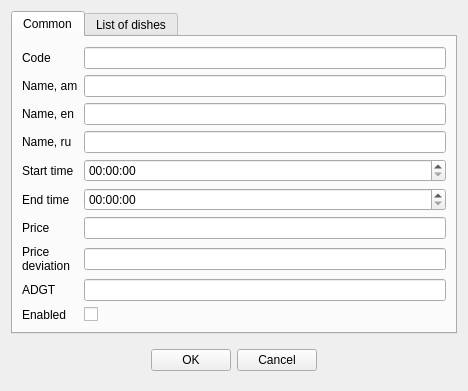
<?xml version="1.0" encoding="UTF-8"?>
<ui version="4.0">
 <class>RERestDishComplex</class>
 <widget class="QDialog" name="RERestDishComplex">
  <property name="geometry">
   <rect>
    <x>0</x>
    <y>0</y>
    <width>468</width>
    <height>369</height>
   </rect>
  </property>
  <property name="windowTitle">
   <string>Complex dish</string>
  </property>
  <layout class="QVBoxLayout" name="verticalLayout">
   <item>
    <widget class="QTabWidget" name="tabWidget">
     <property name="currentIndex">
      <number>0</number>
     </property>
     <widget class="QWidget" name="tab">
      <attribute name="title">
       <string>Common</string>
      </attribute>
      <layout class="QVBoxLayout" name="verticalLayout_2">
       <item>
        <layout class="QGridLayout" name="gridLayout">
         <item row="2" column="1">
          <widget class="EQLineEdit" name="leNameEn">
           <property name="Field" stdset="0">
            <string>f_en</string>
           </property>
          </widget>
         </item>
         <item row="0" column="1">
          <widget class="EQLineEdit" name="leCode">
           <property name="focusPolicy">
            <enum>Qt::NoFocus</enum>
           </property>
           <property name="readOnly">
            <bool>true</bool>
           </property>
           <property name="Field" stdset="0">
            <string>f_id</string>
           </property>
           <property name="PrimaryKey" stdset="0">
            <bool>true</bool>
           </property>
          </widget>
         </item>
         <item row="1" column="1">
          <widget class="EQLineEdit" name="leNameAm">
           <property name="Field" stdset="0">
            <string>f_am</string>
           </property>
          </widget>
         </item>
         <item row="6" column="1">
          <widget class="EQLineEdit" name="lePrice">
           <property name="Field" stdset="0">
            <string>f_price</string>
           </property>
          </widget>
         </item>
         <item row="4" column="1">
          <widget class="EQTimeEdit" name="teStart">
           <property name="Field" stdset="0">
            <string>f_startTime</string>
           </property>
          </widget>
         </item>
         <item row="5" column="1">
          <widget class="EQTimeEdit" name="teEnd">
           <property name="Field" stdset="0">
            <string>f_endTime</string>
           </property>
          </widget>
         </item>
         <item row="8" column="1">
          <widget class="EQLineEdit" name="lePriceDeviation">
           <property name="Field" stdset="0">
            <string>f_priceDeviation</string>
           </property>
          </widget>
         </item>
         <item row="1" column="0">
          <widget class="QLabel" name="label_2">
           <property name="text">
            <string>Name, am</string>
           </property>
          </widget>
         </item>
         <item row="2" column="0">
          <widget class="QLabel" name="label_7">
           <property name="text">
            <string>Name, en</string>
           </property>
          </widget>
         </item>
         <item row="0" column="0">
          <widget class="QLabel" name="label">
           <property name="text">
            <string>Code</string>
           </property>
          </widget>
         </item>
         <item row="4" column="0">
          <widget class="QLabel" name="label_3">
           <property name="text">
            <string>Start time</string>
           </property>
          </widget>
         </item>
         <item row="5" column="0">
          <widget class="QLabel" name="label_4">
           <property name="text">
            <string>End time</string>
           </property>
          </widget>
         </item>
         <item row="3" column="1">
          <widget class="EQLineEdit" name="leNameRu">
           <property name="Field" stdset="0">
            <string>f_ru</string>
           </property>
          </widget>
         </item>
         <item row="6" column="0">
          <widget class="QLabel" name="label_5">
           <property name="text">
            <string>Price</string>
           </property>
          </widget>
         </item>
         <item row="9" column="1">
          <widget class="EQLineEdit" name="leAdgt">
           <property name="Field" stdset="0">
            <string>f_adgt</string>
           </property>
          </widget>
         </item>
         <item row="3" column="0">
          <widget class="QLabel" name="label_8">
           <property name="text">
            <string>Name, ru</string>
           </property>
          </widget>
         </item>
         <item row="8" column="0">
          <widget class="QLabel" name="label_6">
           <property name="text">
            <string>Price
deviation</string>
           </property>
          </widget>
         </item>
         <item row="9" column="0">
          <widget class="QLabel" name="label_10">
           <property name="text">
            <string>ADGT</string>
           </property>
          </widget>
         </item>
         <item row="10" column="1">
          <widget class="EQCheckBox" name="chEnabled">
           <property name="text">
            <string/>
           </property>
           <property name="Field" stdset="0">
            <string>f_enabled</string>
           </property>
          </widget>
         </item>
         <item row="10" column="0">
          <widget class="QLabel" name="label_11">
           <property name="text">
            <string>Enabled</string>
           </property>
          </widget>
         </item>
        </layout>
       </item>
      </layout>
     </widget>
     <widget class="QWidget" name="tab_2">
      <attribute name="title">
       <string>List of dishes</string>
      </attribute>
      <layout class="QVBoxLayout" name="verticalLayout_3">
       <item>
        <widget class="QWidget" name="widget_2" native="true">
         <layout class="QHBoxLayout" name="horizontalLayout_2">
          <property name="leftMargin">
           <number>0</number>
          </property>
          <property name="topMargin">
           <number>0</number>
          </property>
          <property name="rightMargin">
           <number>0</number>
          </property>
          <property name="bottomMargin">
           <number>0</number>
          </property>
          <item>
           <widget class="EQLineEdit" name="leMenu">
            <property name="maximumSize">
             <size>
              <width>150</width>
              <height>16777215</height>
             </size>
            </property>
            <property name="readOnly">
             <bool>true</bool>
            </property>
            <property name="placeholderText">
             <string>Menu</string>
            </property>
            <property name="ShowButton" stdset="0">
             <bool>true</bool>
            </property>
           </widget>
          </item>
          <item>
           <widget class="EQLineEdit" name="leMenuCode"/>
          </item>
          <item>
           <widget class="EQLineEdit" name="leDishCode"/>
          </item>
          <item>
           <widget class="EQLineEdit" name="leDishName">
            <property name="readOnly">
             <bool>true</bool>
            </property>
            <property name="placeholderText">
             <string>Dish</string>
            </property>
            <property name="ShowButton" stdset="0">
             <bool>true</bool>
            </property>
           </widget>
          </item>
          <item>
           <widget class="QPushButton" name="btnAdd">
            <property name="text">
             <string/>
            </property>
            <property name="icon">
             <iconset resource="../Resort/res.qrc">
              <normaloff>:/images/add.png</normaloff>:/images/add.png</iconset>
            </property>
           </widget>
          </item>
         </layout>
        </widget>
       </item>
       <item>
        <widget class="EQTableWidget" name="tblDishes">
         <property name="horizontalScrollBarPolicy">
          <enum>Qt::ScrollBarAlwaysOff</enum>
         </property>
         <attribute name="verticalHeaderDefaultSectionSize">
          <number>25</number>
         </attribute>
         <column>
          <property name="text">
           <string>RecId</string>
          </property>
         </column>
         <column>
          <property name="text">
           <string>MenuId</string>
          </property>
         </column>
         <column>
          <property name="text">
           <string>Menu</string>
          </property>
         </column>
         <column>
          <property name="text">
           <string>Name</string>
          </property>
         </column>
         <column>
          <property name="text">
           <string>Price</string>
          </property>
         </column>
         <column>
          <property name="text">
           <string/>
          </property>
         </column>
        </widget>
       </item>
       <item>
        <widget class="QWidget" name="widget_3" native="true">
         <layout class="QHBoxLayout" name="horizontalLayout_3">
          <property name="leftMargin">
           <number>0</number>
          </property>
          <property name="topMargin">
           <number>0</number>
          </property>
          <property name="rightMargin">
           <number>0</number>
          </property>
          <property name="bottomMargin">
           <number>0</number>
          </property>
          <item>
           <spacer name="horizontalSpacer_3">
            <property name="orientation">
             <enum>Qt::Horizontal</enum>
            </property>
            <property name="sizeHint" stdset="0">
             <size>
              <width>354</width>
              <height>20</height>
             </size>
            </property>
           </spacer>
          </item>
          <item>
           <widget class="QLabel" name="label_9">
            <property name="text">
             <string>Total</string>
            </property>
           </widget>
          </item>
          <item>
           <widget class="EQLineEdit" name="leDishesTotal">
            <property name="maximumSize">
             <size>
              <width>80</width>
              <height>16777215</height>
             </size>
            </property>
            <property name="readOnly">
             <bool>true</bool>
            </property>
           </widget>
          </item>
         </layout>
        </widget>
       </item>
      </layout>
     </widget>
    </widget>
   </item>
   <item>
    <widget class="QWidget" name="widget" native="true">
     <layout class="QHBoxLayout" name="horizontalLayout">
      <item>
       <spacer name="horizontalSpacer">
        <property name="orientation">
         <enum>Qt::Horizontal</enum>
        </property>
        <property name="sizeHint" stdset="0">
         <size>
          <width>86</width>
          <height>20</height>
         </size>
        </property>
       </spacer>
      </item>
      <item>
       <widget class="QPushButton" name="btnOK">
        <property name="text">
         <string>OK</string>
        </property>
       </widget>
      </item>
      <item>
       <widget class="QPushButton" name="btnCancel">
        <property name="text">
         <string>Cancel</string>
        </property>
       </widget>
      </item>
      <item>
       <spacer name="horizontalSpacer_2">
        <property name="orientation">
         <enum>Qt::Horizontal</enum>
        </property>
        <property name="sizeHint" stdset="0">
         <size>
          <width>85</width>
          <height>20</height>
         </size>
        </property>
       </spacer>
      </item>
     </layout>
    </widget>
   </item>
  </layout>
 </widget>
 <customwidgets>
  <customwidget>
   <class>EQLineEdit</class>
   <extends>QLineEdit</extends>
   <header location="global">eqlineedit.h</header>
   <slots>
    <signal>customButtonClicked(bool)</signal>
   </slots>
  </customwidget>
  <customwidget>
   <class>EQTableWidget</class>
   <extends>QTableWidget</extends>
   <header location="global">eqtablewidget.h</header>
  </customwidget>
  <customwidget>
   <class>EQCheckBox</class>
   <extends>QCheckBox</extends>
   <header location="global">eqcheckbox.h</header>
  </customwidget>
  <customwidget>
   <class>EQTimeEdit</class>
   <extends>QTimeEdit</extends>
   <header location="global">eqtimeedit.h</header>
  </customwidget>
 </customwidgets>
 <tabstops>
  <tabstop>btnOK</tabstop>
  <tabstop>btnCancel</tabstop>
 </tabstops>
 <resources>
  <include location="../Resort/res.qrc"/>
 </resources>
 <connections/>
</ui>
